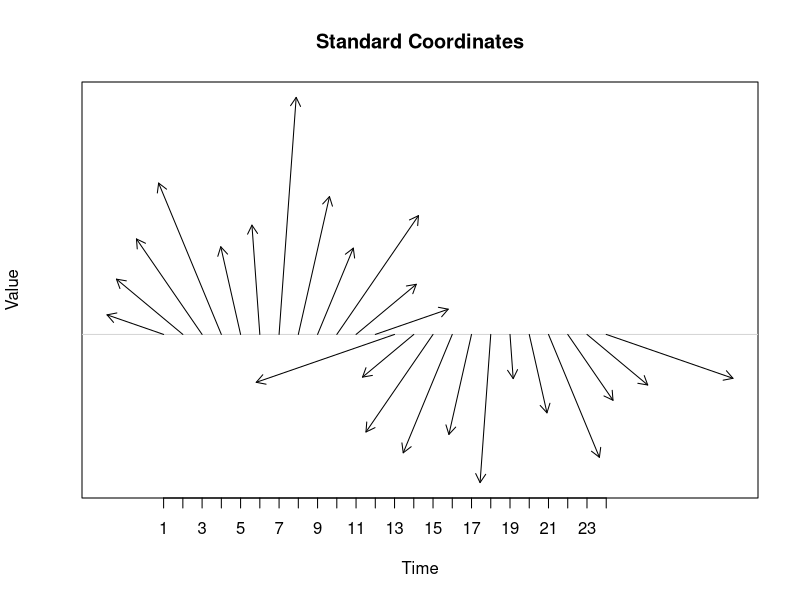
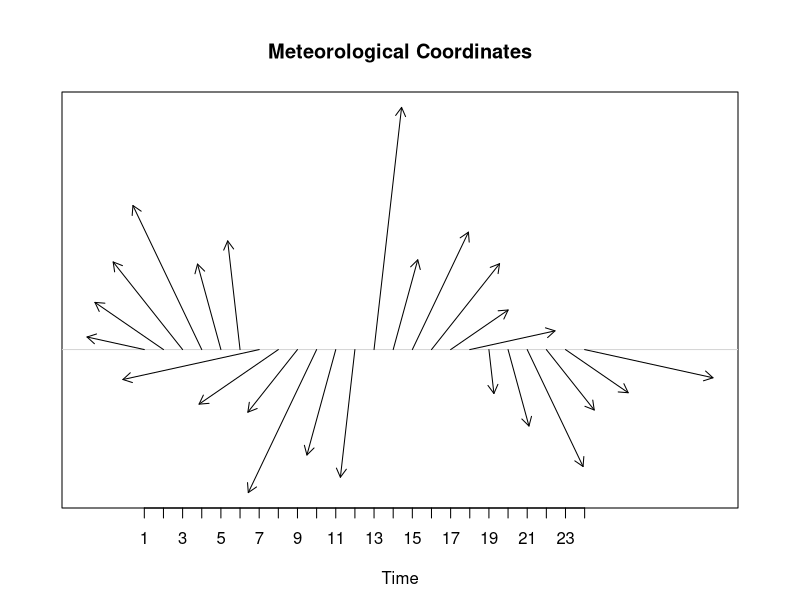

Recreate these plots in R, in order.
library(plotrix)


### Name: feather.plot
### Title: Display vectors along a horizontal reference line
### Aliases: feather.plot
### Keywords: misc

### ** Examples

 dev.new(width=8,height=3)
 r<-0.6+rnorm(24)/5
 theta<-c(seq(15*pi/16,pi/16,length.out=12),
  seq(17*pi/16,31*pi/16,length.out=12))
 feather.plot(r,theta,xlabels=1:24,
  main="Standard Coordinates",xlab="Time",ylab="Value")
 # rearrange theta for meteorological coordinates
 feather.plot(r,c(theta[19:24],rev(theta[7:18]),theta[1:6]),xlabels=1:24,fp.type="m",
  main="Meteorological Coordinates",xlab="Time",ylab="Value")
 dev.off()
